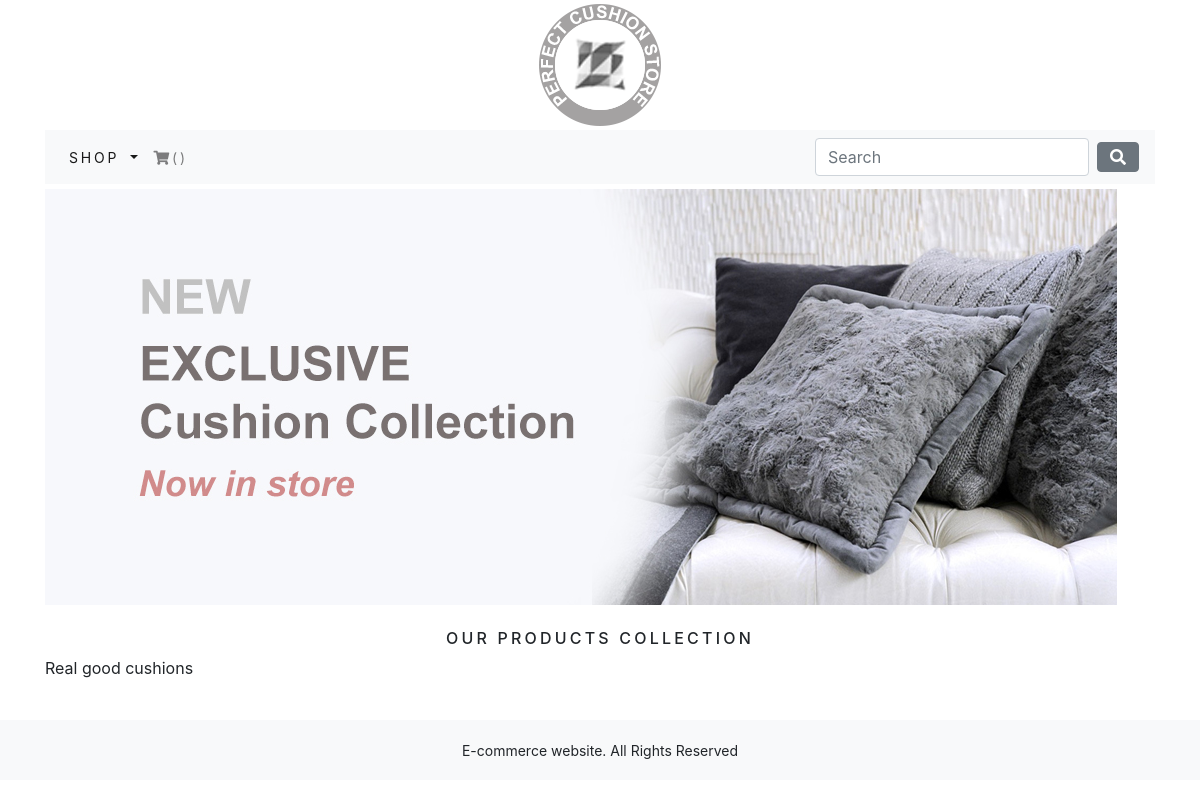
The app's page /shop/, older data.
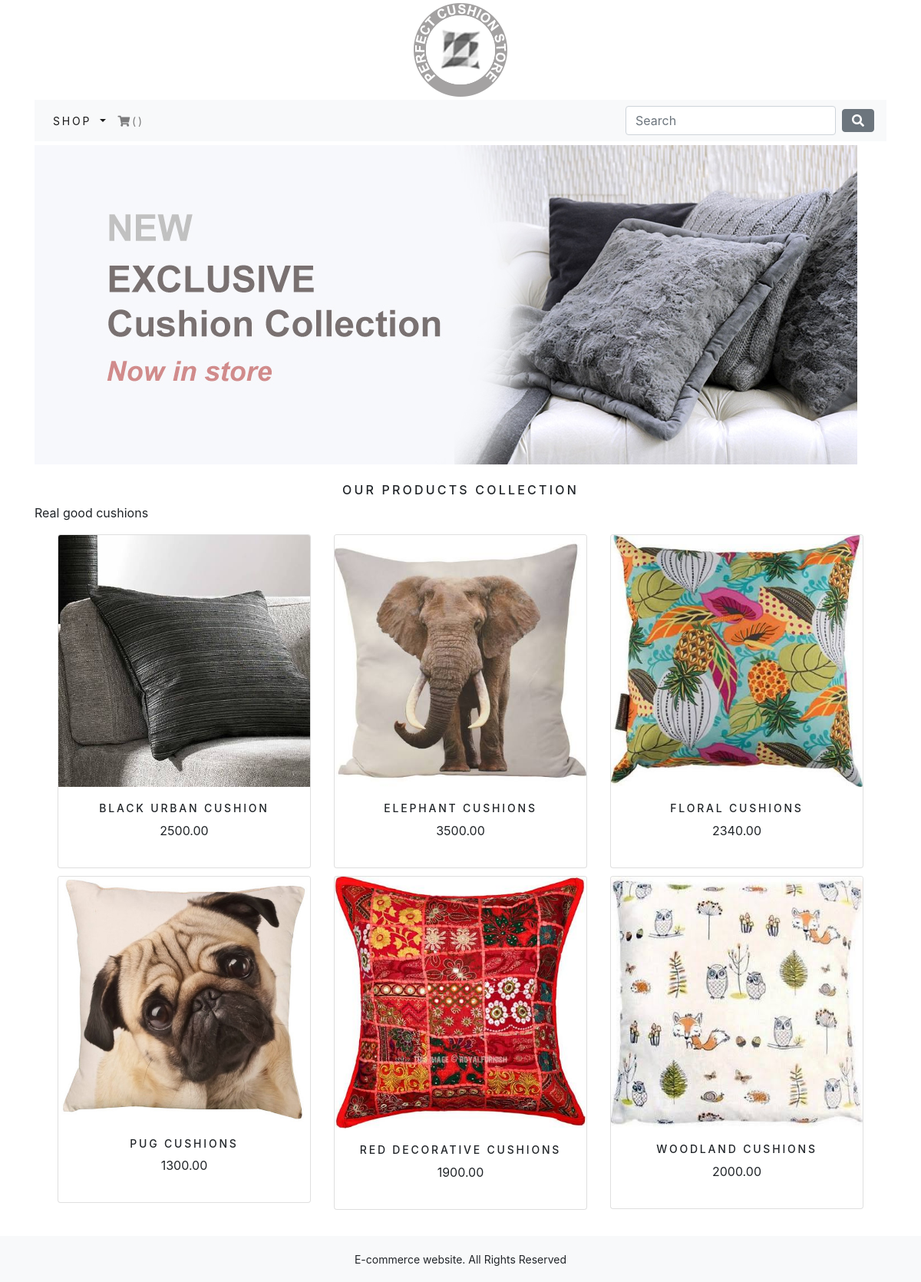
The same page, newer data.
### shop/models.py (models this page shows, shortened)
class Product(models.Model):
    name= models.CharField(max_length=250,unique=True)
    slug = models.SlugField(max_length=250,unique=True)
    description= models.TextField(blank=True)
    category=models.ForeignKey(Category,on_delete=models.CASCADE)
    price = models.DecimalField(max_digits=10,decimal_places=2)
    image=models.ImageField(upload_to='product',blank=True)
    stock=models.IntegerField()
    available=models.BooleanField(default=True)
    created=models.DateTimeField(auto_now_add=True)
    updated=models.DateTimeField(auto_now=True)
    class Meta:
        ordering = ('name',)
        verbose_name='product'
        verbose_name_plural = 'products'
    def get_url(self):
        return reverse('shop:prodCatDetails',args=[self.category.slug,self.slug])

### shop/views.py (the view)
# urls.py: path('',views.allProdCat,name='allProdCat'),
def allProdCat(request,c_slug=None):
    c_page= None
    products_list=None
    if c_slug!=None:
        c_page=get_object_or_404(Category,slug=c_slug)
        products_list = Product.objects.filter(category=c_page,available=True)
    else:
        products_list =Product.objects.all().filter(available=True)
        '''Paginator code'''
        paginator= Paginator(products_list,6)
        try:
            page= int(request.GET.get('page','1'))
        except:
            page=1
        try:
            products=paginator.page(page)
        except(InvalidPage,EmptyPage):
            products=paginator.page(paginator.num_pages)
    return render(request,'shop/category.html',{'category':c_page,'products':products})

### shop/context_processors.py (called while the page is built)
def menu_links(request):
    links=Category.objects.all()
    return dict(links=links)

### shop/models.py (called while the page is built)
    def get_url(self):
        return reverse('shop:products_by_category',args=[self.slug])

### shop/templates/shop/category.html (shortened to what this page needs)
{% extends "shop/base.html" %}
{% load static %}
{% block content %}
  <div class="mx-auto">
    {% if category %}
      <img class="my_image" src="{{category.image.url}}" alt="{{category.name}}">
    </div>
    <br>
    <div class="">
      <h1 class="text-center my_title">{{category.name}}</h1>
      <p class="text-justify">{{category.description}}</p>
    </div>
  {% else %}
  <img class="my_image my_image_padding" src="{% static 'img/banner.jpg'%}" alt="Our Products Collection">
    </div>
    <br>
    <div class="">
      <h1 class="text-center my_title">Our Products Collection</h1>
      <p class="text-justify">Real good cushions</p>
    </div>
  {% endif %}
  <div class="container">
    <div class="row mx-auto">
      {% for product in products.object_list  %}
        <div class="my_bottom_margin col-9 col-sm-12 col-md-4 col-md-12 col-lg-4">
          <div class="card text-center" style="min-width: 18rem;">
            <a href="{{product.get_url}}"> <img class="card-img-top my_image" src="{{product.image.url}}" alt={{product.name}}> </a>
            <div class="card-body">
              <h4>{{product.name}}</h4>
              <p>{{product.price}}</p>
            </div>
          </div>
        </div>
      {% endfor %}
    </div>
    <br>
  </div>
{% endblock %}

### shop/templates/shop/base.html (shortened to what this page needs)
{% load static %}
<html lang="en">
  <head>
    <link rel="stylesheet" type="text/css" href="{% static 'css/all.css' %}">
    <link rel="stylesheet" href="{% static 'css/bootstrap.min.css'%}" >
    <link rel="stylesheet" href="{% static 'css/custom.css'%}?{% now "U"%}" >
  </head>
  <body>
    <div class="container">
      {% include 'shop/header.html'%}
      {% include 'shop/navbar.html'%}
      {% block content %}
      {% endblock %}
    </div>
      {% include 'shop/footer.html' %}
  </body>
</html>

### shop/templates/shop/header.html
{% load static %}
<header>
  <center>
    <img href="{% url 'shop:allProdCat' %}" src="{%static 'img/logo.png' %}" alt="Perfect Cushion Store">
  </center>
</header>

### shop/templates/shop/navbar.html (shortened to what this page needs)
<nav class="navbar navbar-expand-lg navbar-light bg-light">
  <div class="collapse navbar-collapse" id="navbarSupportedContent">
    <ul class="navbar-nav mr-auto">
      <li class="nav-item dropdown {% if 'shop' in request.path %}active{% endif %}">
        <a class="nav-link dropdown-toggle" href="#" id="navbarDropdown" role="button" data-toggle="dropdown" aria-haspopup="true" aria-expanded="false">
          Shop
        </a>
      </li>
      <li class="nav-item">
        <a class="nav-link secondary" href="#"><i class="fas fa-shopping-cart"></i>()</a>
      </li>
    </ul>
    <form class="form-inline my-2 my-lg-0">
      <input class="form-control mr-sm-2" type="search" placeholder="Search" aria-label="Search">
      <button class="btn btn-secondary" type="submit"><i class="fas fa-search"></i></button>
    </form>
  </div>
</nav>

### shop/templates/shop/footer.html
<div class="footer navbar-fixed-bottom my_footer">
  <p class="text-center">E-commerce website. All Rights Reserved</p>
</div>

### static/css/all.css (style rules this page uses)
.fa, .fas, .far, .fal, .fad, .fab { -moz-osx-font-smoothing: grayscale; -webkit-font-smoothing: antialiased; display: inline-block; font-style: normal; font-variant: normal; text-rendering: auto; line-height: 1; }
.fa-search:before { content: "\f002"; }
.fa-shopping-cart:before { content: "\f07a"; }
.fa, .fas { font-family: 'Font Awesome 5 Free'; font-weight: 900; }

### static/css/custom.css (style rules this page uses)
.nav-item { letter-spacing:.2em; font-size: 14px; text-transform: uppercase; }
.my_footer { background-color: #f8f9fa; height: 60px; }
.my_footer p { padding-top: 20px; font-size: 14px; }
.my_image { width: 100%,auto; height: auto; }
.my_title { font-size: 16px; text-transform: uppercase; letter-spacing: .2em; }
.my_image_padding { padding-top: 5px; }
.my_bottom_margin { margin-bottom: 10px; }
.card-body h4 { font-size: 14px; text-transform: uppercase !important; letter-spacing: .2em; }

Row changes from the older to the newer data that the page shows:
added Product: image (picture), name "BLACK URBAN CUSHION", price "2500.00"
added Product: image (picture), name "ELEPHANT CUSHIONS", price "3500.00"
added Product: image (picture), name "FLORAL CUSHIONS", price "2340.00"
added Product: image (picture), name "PUG CUSHIONS", price "1300.00"
added Product: image (picture), name "RED DECORATIVE CUSHIONS", price "1900.00"
added Product: image (picture), name "WOODLAND CUSHIONS", price "2000.00"
